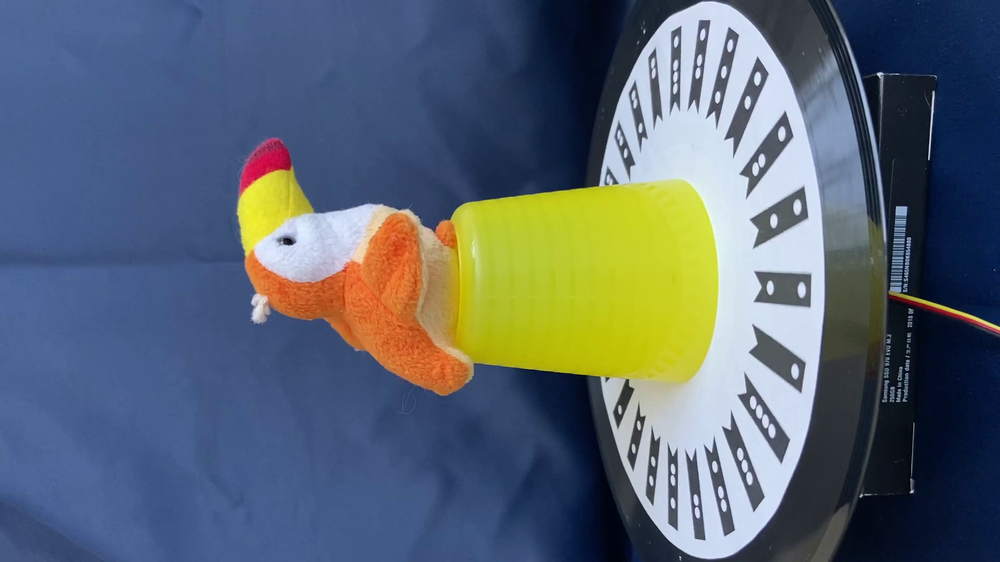
#> input picture assignment1_test_dataset/obj01/000000.png, 1000 x 562 px, shrunk from 1920 x 1080 before the run, found by its file name
$ jupyter execute --allow-errors watershed2.ipynb   (older library calls are emulated)
#> lines starting #> are read from the running program, lines starting #| are printed output that depends on the picture; after the words box and inside, x2 and y2 are one past the last pixel; in counts of white or black regions, pixels touching at a corner belong together
[cell 1]
#work with algorithm watershed
import cv2
import numpy as np
img = cv2.imread('000000.png')
#> img is the input picture: shape (562, 1000, 3); mean B, G, R 112.3, 101.6, 89.7
gray = cv2.cvtColor(img, cv2.COLOR_BGR2GRAY)
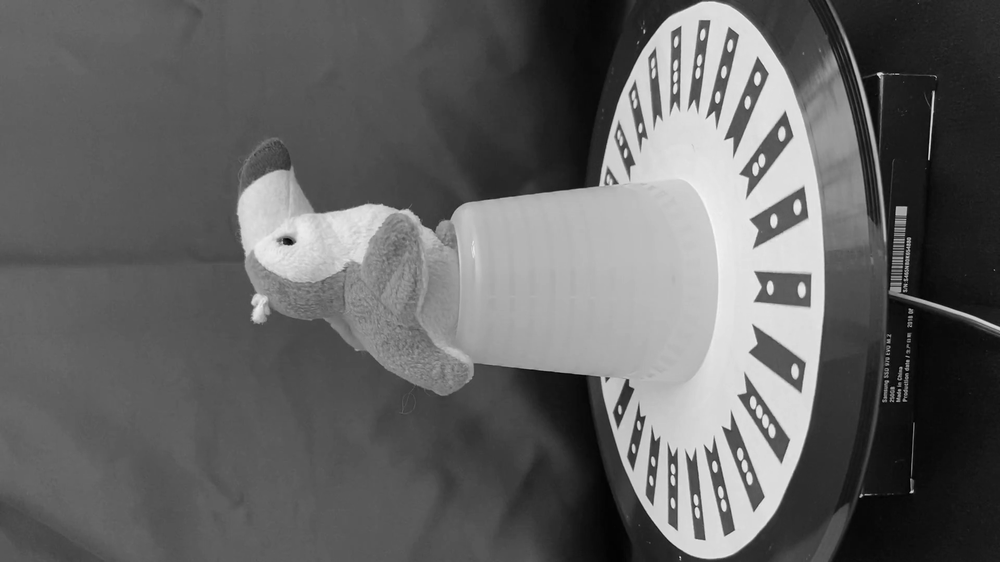
#> gray: shape (562, 1000); min 0, max 246, mean 99.2
cv2.imshow('image', gray)
## Applying dilation for sure_bg detection
ret, thresh = cv2.threshold(gray,0,255,cv2.THRESH_BINARY_INV+cv2.THRESH_OTSU)
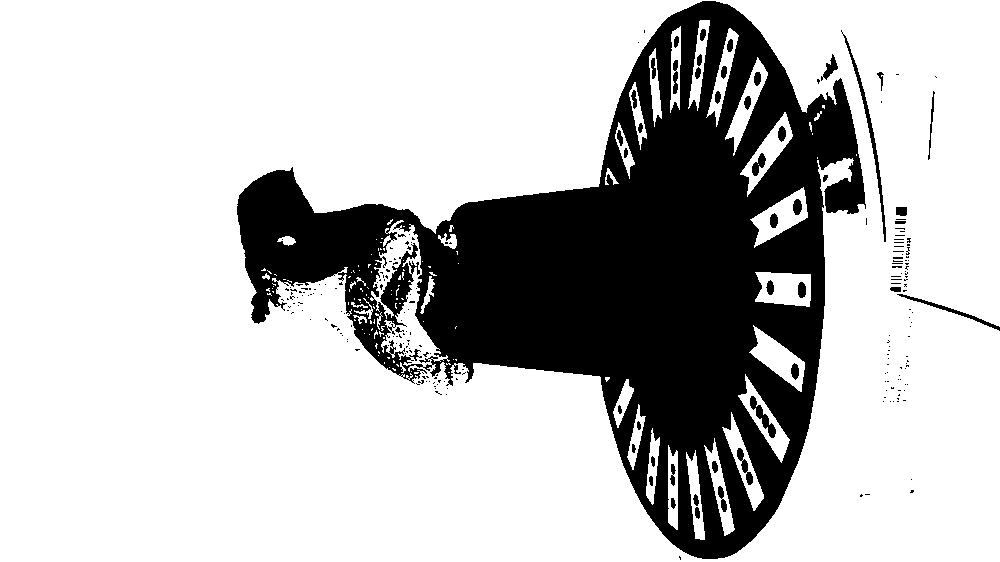
#> thresh: shape (562, 1000); 75.4% white; 240 black regions (193 under 20 px), largest, box (x1, y1, x2, y2) and area: (237, 1, 866, 559) 133317, (841, 30, 886, 242) 688, (897, 294, 1000, 331) 360
#> ret = 130
## Defining kernel for opening operation
kernel = np.ones((3,3), np.uint8)
opening = cv2.morphologyEx(thresh, cv2.MORPH_OPEN, kernel, iterations=2)
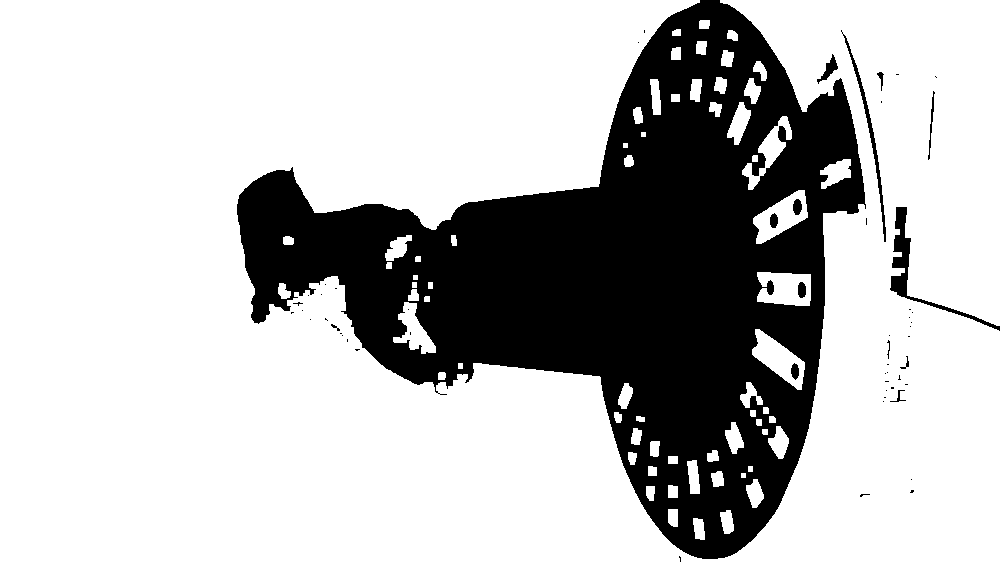
#> opening: shape (562, 1000); 73.8% white; 56 black regions (42 under 20 px), largest, box (x1, y1, x2, y2) and area: (237, 0, 866, 559) 143983, (890, 207, 1000, 331) 1415, (841, 30, 886, 242) 688
cv2.imshow('Open', opening)
## After opening, will perform dilation
sure_bg = cv2.dilate(opening, kernel, iterations=3)
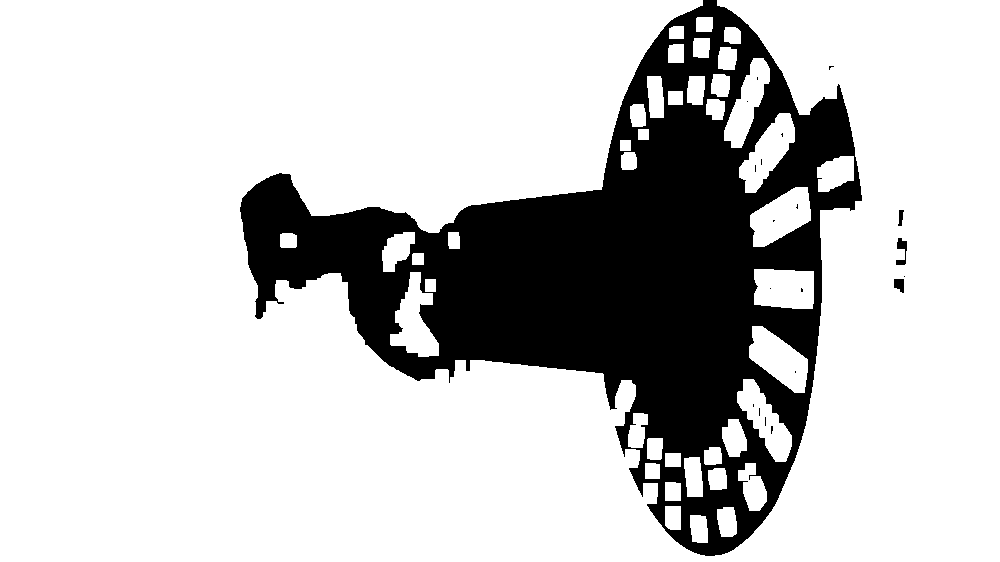
#> sure_bg: shape (562, 1000); 78.4% white; 20 black regions (16 under 20 px)
## Sure background image
cv2.imshow('dilated', sure_bg)

#> (a cell that did not finish here is left out)

[cell 3]
contornos, _ = cv2.findContours(thresh, cv2.RETR_TREE, cv2.CHAIN_APPROX_SIMPLE)
#> contornos = 443 contours, 341 with area under 20; largest, box (x1, y1, x2, y2) and area: (0, 0, 1000, 562) 559978, (236, 0, 867, 560) 154786, (755, 272, 811, 307) 1558, (750, 187, 808, 248) 1550, (749, 325, 805, 392) 1496
buracos = []
for con in contornos:
  area = cv2.contourArea(con)
  if area < 1000:
    buracos.append(con)
#> this loop made 443 passes
#> area on passes 1, 64, 66: 559978.5, 46.5, 42
#> after the loop, buracos = 434 contours, 341 with area under 20; largest, box (x1, y1, x2, y2) and area: (706, 28, 739, 127) 946, (704, 438, 735, 536) 928, (842, 33, 887, 243) 892, (688, 20, 710, 111) 788, (686, 450, 705, 540) 744
cv2.drawContours(thresh, buracos, -1, 255, -1)
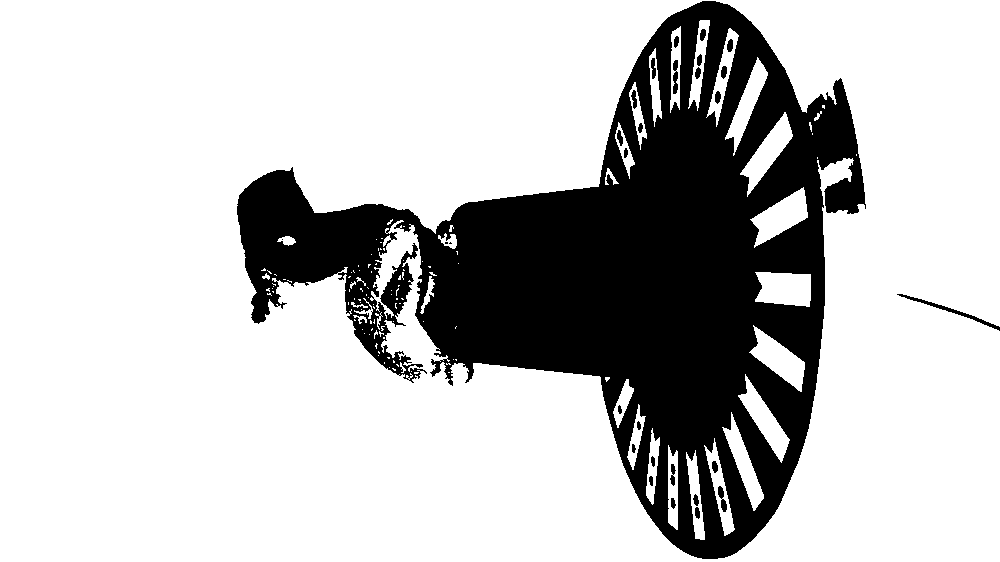
#> thresh: shape (562, 1000); 76% white; 29 black regions (3 under 20 px), largest, box (x1, y1, x2, y2) and area: (237, 1, 866, 559) 132962, (897, 294, 1000, 331) 360, (673, 60, 678, 94) 135
